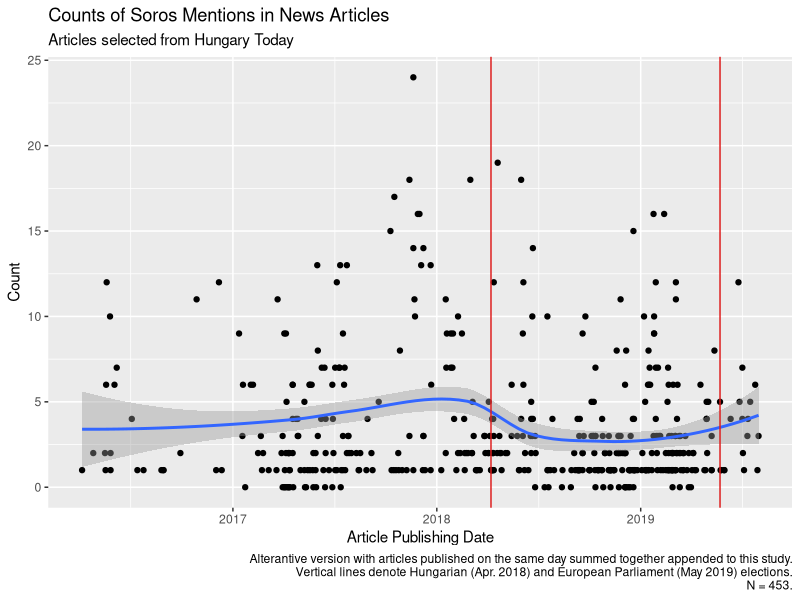
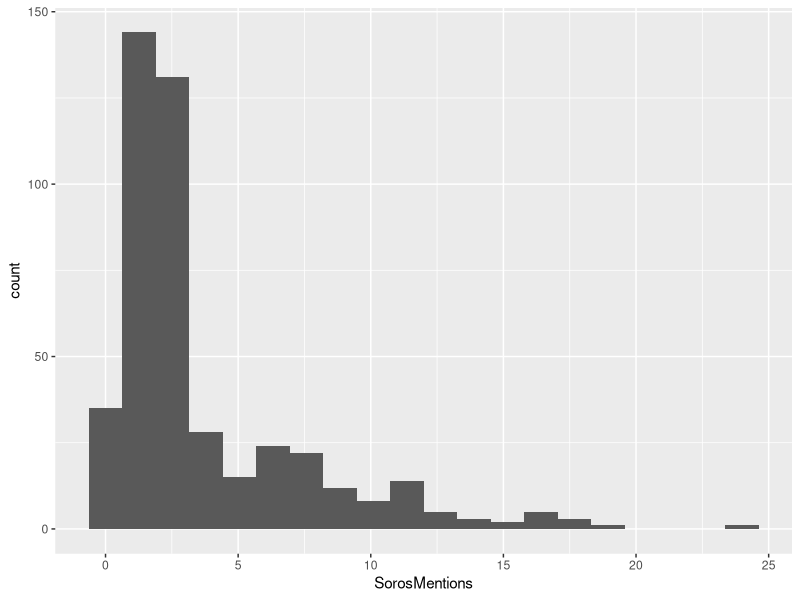
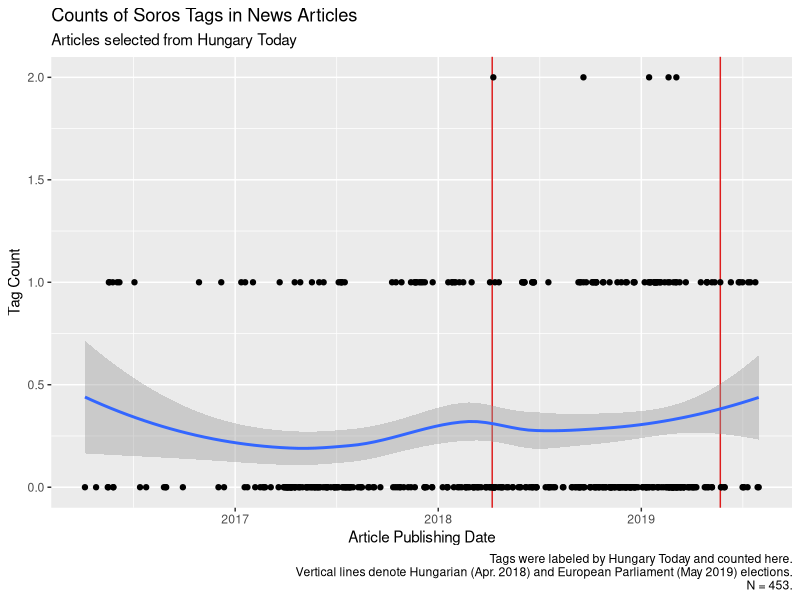
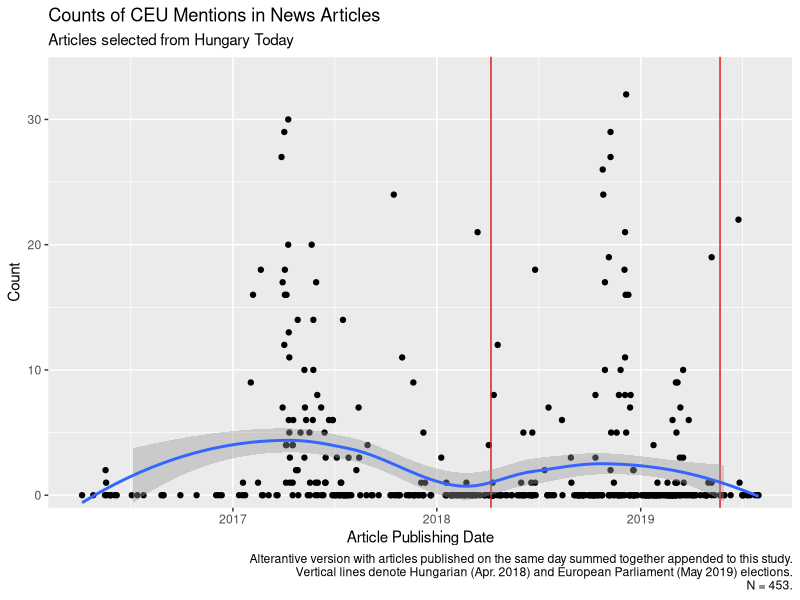
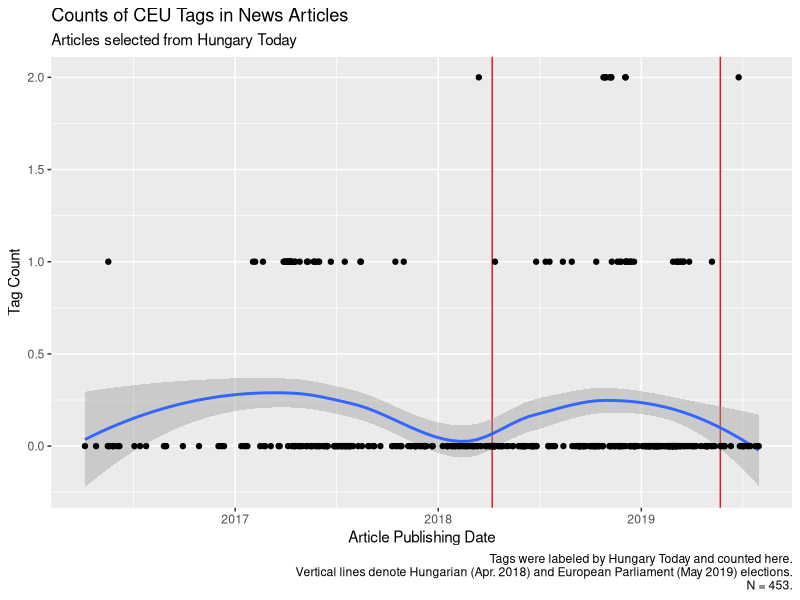
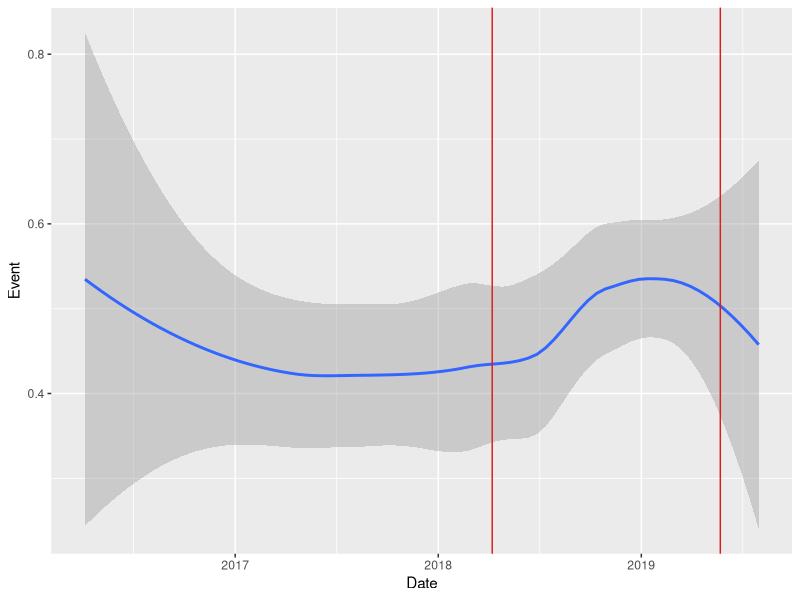
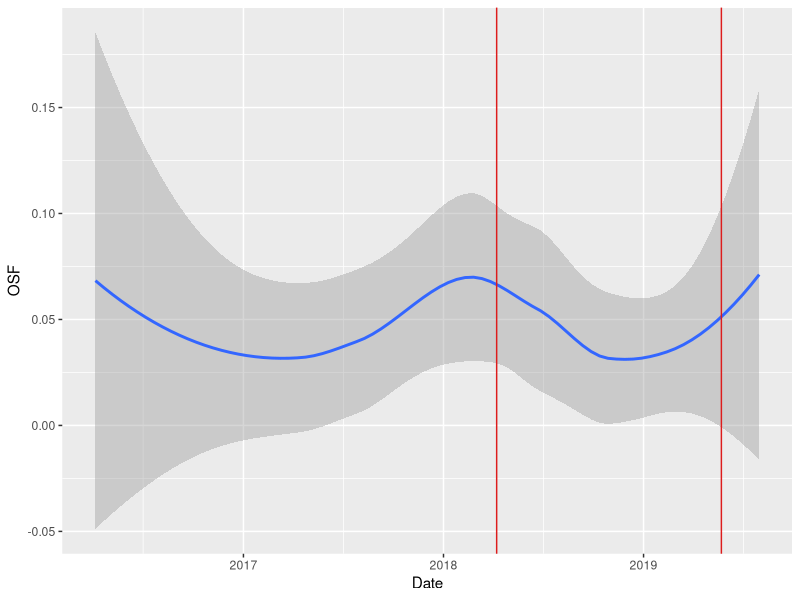
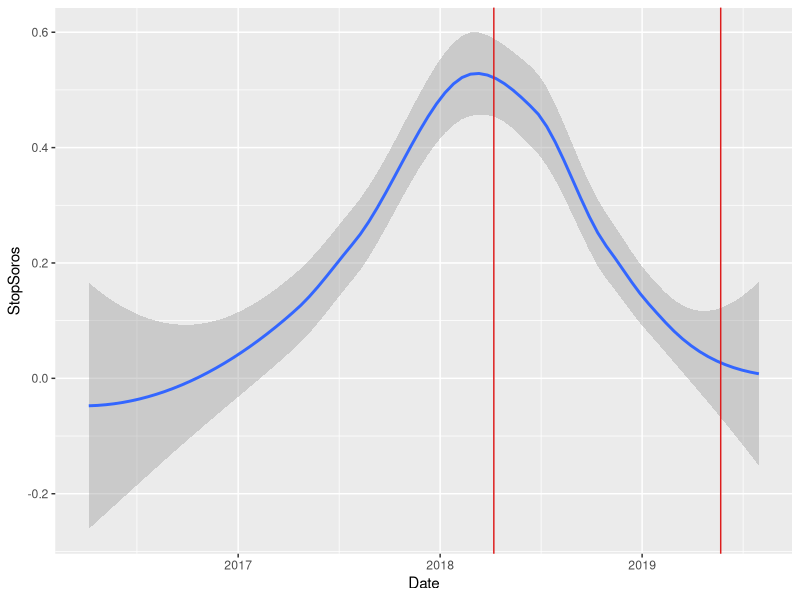

Here is the R script that generated these plots, in order: (Note: this script raises an error after producing the figures.)
## ---- chunk 1
knitr::opts_chunk$set(echo = FALSE)

library(lubridate)
library(readxl)
library(scales)
library(tidyverse)
## ---- chunk 2
google <- read_xlsx("google.xlsx")
## ---- chunk 3
graph1 <- google %>% ggplot(aes(x = Month)) +
  geom_line(aes(y = sorosWW, color = "'Soros' Worldwide")) +
  geom_line(aes(y = sorosCyrWW, color = "Soros (Cyr.) Worldwide")) +
  geom_line(aes(y = sorosHU, color = "'Soros' Hungary")) +
  geom_line(aes(y = sorosUS, color = "'Soros' US")) +
  labs(title = "Google Trends for 'Soros' Search Terms Over Time",
       caption = "Scale of 1-100 on Y axis determined by Google; numbers relative to each other over time.",
       y = "Relative Search Frequency",
       x = "Time",
       color = "Search Term")
## ---- chunk 4
pdf("graph1.pdf", width = 10, height = 4)
graph1
dev.off()
## ---- chunk 5
stats <- read_xlsx("stats.xlsx") %>%
  mutate(gdpPerCap = GDP/Population)
## ---- chunk 6
graph2 <- stats %>% ggplot(aes(x = Year, y = GDP)) +
  geom_line() +
  labs(title = "GDP Over Time",
       subtitle = "2008 marks beginning of uncertain economy for Hungary",
       y = "GDP in USD") +
  scale_x_continuous(breaks = c(1991, 1992, 1993, 1994, 1995, 1996, 1997, 1998, 1999, 2000, 2001, 2002, 2003, 2004, 2005, 2006, 2007, 2008, 2009, 2010, 2011, 2012, 2013, 2014, 2015, 2016, 2017, 2018)) +
  theme(axis.text.x = element_text(angle = 45, hjust = 1))
## ---- chunk 7
pdf("graph2.pdf", width = 7, height = 5)
graph2
dev.off()
## ---- chunk 8
graph3 <- stats %>% ggplot(aes(x = Year, y = Population)) +
  geom_line() +
  scale_y_continuous(labels = comma) +
  scale_x_continuous(breaks = c(1991, 1992, 1993, 1994, 1995, 1996, 1997, 1998, 1999, 2000, 2001, 2002, 2003, 2004, 2005, 2006, 2007, 2008, 2009, 2010, 2011, 2012, 2013, 2014, 2015, 2016, 2017, 2018)) +
  theme(axis.text.x = element_text(angle = 45, hjust = 1)) +
  labs(title = "Population Over Time",
        subtitle = "Declining population a demographic crisis; likely a moderate contributor to social panic")
## ---- chunk 9
pdf("graph3.pdf", width = 7, height = 5)
graph3
dev.off()
## ---- chunk 10
graph4 <- stats %>% ggplot(aes(x = Year, y = Population)) +
  geom_line() +
  scale_y_continuous(labels = comma) +
  scale_x_continuous(breaks = c(1991, 1992, 1993, 1994, 1995, 1996, 1997, 1998, 1999, 2000, 2001, 2002, 2003, 2004, 2005, 2006, 2007, 2008, 2009, 2010, 2011, 2012, 2013, 2014, 2015, 2016, 2017, 2018)) +
  theme(axis.text.x = element_text(angle = 45, hjust = 1)) +
  labs(title = "Population Over Time",
        subtitle = "Declining population a demographic crisis; likely a moderate contributor to social panic", caption = "Y axis origin forced to 0.") +
  expand_limits(y = 0)
## ---- chunk 11
pdf("graph4.pdf", width = 7, height = 5)
graph4
dev.off()
## ---- chunk 12
graph5 <- stats %>% ggplot(aes(x = Year, y = gdpPerCap)) +
  geom_line() +
  labs(title = "GDP Per Capita Over Time",
       subtitle = "Decline in population does not strongly affect GDP trend.",
       y = "GDP Per Capita in USD") +
  scale_y_continuous(labels = comma) +
  scale_x_continuous(breaks = c(1991, 1992, 1993, 1994, 1995, 1996, 1997, 1998, 1999, 2000, 2001, 2002, 2003, 2004, 2005, 2006, 2007, 2008, 2009, 2010, 2011, 2012, 2013, 2014, 2015, 2016, 2017, 2018)) +
  theme(axis.text.x = element_text(angle = 45, hjust = 1))
## ---- chunk 13
pdf("graph5.pdf", width = 7, height = 5)
graph5
dev.off()
## ---- chunk 14
google2 <- read_xlsx("google2.xlsx")
## ---- chunk 15
# graph6 <- google2 %>% ggplot(aes(x = Month)) +
#   geom_line(aes(y = OSFww, color = "'Open Society Foundations' Worldwide")) +
#   geom_line(aes(y = OSFus, color = "'Open Society Foundations' US")) +
#   geom_line(aes(y = OSFruWW, color = "Open Society Foundations (Russian) Russia")) +
#   geom_line(aes(y = OSUhuENG, color = "'Open Society Foundations' Hungary")) +
#   labs(title = "Google Trends for 'Soros' Search Terms Over Time",
#        caption = "Scale of 1-100 on Y axis determined by Google; numbers relative to each other over time. All search terms in English unless denoted otherwise.",
#        y = "Relative Search Frequency",
#        x = "Time",
#        color = "Search Term")

# This is commented out because I'm not using this graph; it's really messy. But in case you want it, here it is.
## ---- chunk 16
graph7 <- google2 %>% ggplot(aes(x = Month)) +
  geom_line(aes(y = OSFww)) +
  labs(title = "Google Trends for 'Open Society Foundations' Search Term: Worldwide",
       caption = "Scale of 1-100 on Y axis determined by Google; numbers relative to each other over time.
       Search term was 'Open Society Foundations' in English and worldwide.",
       y = "Relative Search Frequency",
       x = "Time")
## ---- chunk 17
pdf("graph7.pdf", width = 10, height = 4)
graph7
dev.off()
## ---- chunk 18
graph8 <- google2 %>% ggplot(aes(x = Month)) +
  geom_line(aes(y = OSFus)) +
  labs(title = "Google Trends for 'Open Society Foundations' Search Term: US",
       caption = "Scale of 1-100 on Y axis determined by Google; numbers relative to each other over time.
       Search term was 'Open Society Foundations' in English and in the US.",
       y = "Relative Search Frequency",
       x = "Time")
## ---- chunk 19
pdf("graph8.pdf", width = 10, height = 4)
graph8
dev.off()
## ---- chunk 20
# I'm pretty sure graphs 9 and 10 are the same, but I didn't delete on because I'm not entirely sure.

graph9 <- google2 %>% ggplot(aes(x = Month)) +
  geom_line(aes(y = OSFruWW)) +
  labs(title = "Google Trends for Open Society Foundations (Russian) Search Term: Worldwide",
       caption = "Scale of 1-100 on Y axis determined by Google; numbers relative to each other over time.
       Search term was 'Open Society Foundations' in Russian and worldwide.",
       y = "Relative Search Frequency",
       x = "Time")
## ---- chunk 21
pdf("graph9.pdf", width = 10, height = 4)
graph9
dev.off()
## ---- chunk 22
graph10 <- google2 %>% ggplot(aes(x = Month)) +
  geom_line(aes(y = OSFruWW)) +
  labs(title = "Google Trends for Open Society Foundations (Russian) Search Term: Worldwide",
       caption = "Scale of 1-100 on Y axis determined by Google; numbers relative to each other over time.
       Search term was 'Open Society Foundations' in Russian and worldwide.",
       y = "Relative Search Frequency",
       x = "Time")
## ---- chunk 23
pdf("graph10.pdf", width = 10, height = 4)
graph10
dev.off()
## ---- chunk 24
graph11 <- google2 %>% ggplot(aes(x = Month)) +
  geom_line(aes(y = OSUhuENG)) +
  labs(title = "Google Trends for 'Open Society Foundations' Search Term: Hungary",
       caption = "Scale of 1-100 on Y axis determined by Google; numbers relative to each other over time.
       Search term was 'Open Society Foundations' in English and in Hungary.",
       y = "Relative Search Frequency",
       x = "Time")
## ---- chunk 25
pdf("graph11.pdf", width = 10, height = 4)
graph11
dev.off()
## ---- chunk 26
google3 <- read_xlsx("google3.xlsx")
## ---- chunk 27
graph12 <- google3 %>% ggplot(aes(x = Month)) +
  geom_line(aes(y = CEUruWW)) +
  labs(title = "Google Trends for Central European University (Russian) Search Term: Worldwide",
       caption = "Scale of 1-100 on Y axis determined by Google; numbers relative to each other over time.
       Search term was Central European University in Russian and worldwide.",
       y = "Relative Search Frequency",
       x = "Time")
## ---- chunk 28
pdf("graph12.pdf", width = 10, height = 4)
graph12
dev.off()
## ---- chunk 29
graph13 <- google3 %>% ggplot(aes(x = Month)) +
  geom_line(aes(y = CEUruNDww)) +
  labs(title = "Google Trends for Central European University (Russian, No Dash) Search Term: Worldwide",
       caption = "Scale of 1-100 on Y axis determined by Google; numbers relative to each other over time.
       Search term was 'Central European University' in Russian and worldwide.
       The original Russian term contains a dash that was omitted for this version.",
       y = "Relative Search Frequency",
       x = "Time")
## ---- chunk 30
pdf("graph13.pdf", width = 10, height = 4)
graph13
dev.off()
## ---- chunk 31
graph14 <- google3 %>% ggplot(aes(x = Month)) +
  geom_line(aes(y = CEUhu)) +
  labs(title = "Google Trends for Central European University (Hungarian) Search Term: Hungary",
       caption = "Scale of 1-100 on Y axis determined by Google; numbers relative to each other over time.
       Search term was Central European University in Hungarian and in Hungary.",
       y = "Relative Search Frequency",
       x = "Time")
## ---- chunk 32
pdf("graph14.pdf", width = 10, height = 4)
graph14
dev.off()
## ---- chunk 33
graph15 <- google3 %>% ggplot(aes(x = Month)) +
  geom_line(aes(y = CEUhuNA)) +
  labs(title = "Google Trends for Central European University (Hungarian, No Diacritics) Search Term: Hungary",
       caption = "Scale of 1-100 on Y axis determined by Google; numbers relative to each other over time.
       Search term was Central European University in Hungarian and in Hungary.
       The original Hungarian term contains diacritics that were omitted for this version.",
       y = "Relative Search Frequency",
       x = "Time")
## ---- chunk 34
pdf("graph15.pdf", width = 10, height = 4)
graph15
dev.off()
## ---- chunk 35
graph16 <- google3 %>% ggplot(aes(x = Month)) +
  geom_line(aes(y = CEUhuENG)) +
  labs(title = "Google Trends for 'Central European University' Search Term: Hungary",
       caption = "Scale of 1-100 on Y axis determined by Google; numbers relative to each other over time.
       Search term was Central European University in English and in Hungary.",
       y = "Relative Search Frequency",
       x = "Time")
## ---- chunk 36
pdf("graph16.pdf", width = 10, height = 4)
graph16
dev.off()
## ---- chunk 37
graph17 <- google3 %>% ggplot(aes(x = Month)) +
  geom_line(aes(y = CEUus)) +
  labs(title = "Google Trends for 'Central European University' Search Term: US",
       caption = "Scale of 1-100 on Y axis determined by Google; numbers relative to each other over time.
       Search term was Central European University in English and in the US.",
       y = "Relative Search Frequency",
       x = "Time")
## ---- chunk 38
pdf("graph17.pdf", width = 10, height = 4)
graph17
dev.off()
## ---- chunk 39
graph18 <- google3 %>% ggplot(aes(x = Month)) +
  geom_line(aes(y = CEUww)) +
  labs(title = "Google Trends for 'Central European University' Search Term: Worldwide",
       caption = "Scale of 1-100 on Y axis determined by Google; numbers relative to each other over time.
       Search term was Central European University in English and Worldwide.",
       y = "Relative Search Frequency",
       x = "Time")
## ---- chunk 40
pdf("graph18.pdf", width = 10, height = 4)
graph18
dev.off()
## ---- chunk 41
# The following four graphs are Graph 1 parsed out to be four individual graphs. They also reflect updated data that contains May 2020 (and relative adjustments thereto.)
## ---- chunk 42
graph19 <- google %>% ggplot(aes(x = Month)) +
  geom_line(aes(y = sorosWW)) +
  labs(title = "Google Trends for 'Soros' Search Term: Worldwide",
       caption = "Scale of 1-100 on Y axis determined by Google; numbers relative to each other over time.
       Search term was Soros in Latin letters and worldwide.",
       y = "Relative Search Frequency",
       x = "Time")
## ---- chunk 43
pdf("graph19.pdf", width = 10, height = 4)
graph19
dev.off()
## ---- chunk 44
graph20 <- google %>% ggplot(aes(x = Month)) +
    geom_line(aes(y = sorosCyrWW)) +
  labs(title = "Google Trends for Soros (Cyr.) Search Term: Worldwide",
       caption = "Scale of 1-100 on Y axis determined by Google; numbers relative to each other over time.
       Search term was Soros in Cyrillic letters and worldwide.",
       y = "Relative Search Frequency",
       x = "Time")
## ---- chunk 45
pdf("graph20.pdf", width = 10, height = 4)
graph20
dev.off()
## ---- chunk 46
graph21 <- google %>% ggplot(aes(x = Month)) +
    geom_line(aes(y = sorosHU)) +
  labs(title = "Google Trends for 'Soros' Search Term: Hungary",
       caption = "Scale of 1-100 on Y axis determined by Google; numbers relative to each other over time.
       Search term was Soros in Latin letters and in Hungary.",
       y = "Relative Search Frequency",
       x = "Time")
## ---- chunk 47
pdf("graph21.pdf", width = 10, height = 4)
graph21
dev.off()
## ---- chunk 48
graph22 <- google %>% ggplot(aes(x = Month)) +
      geom_line(aes(y = sorosUS)) +
  labs(title = "Google Trends for 'Soros' Search Term: US",
       caption = "Scale of 1-100 on Y axis determined by Google; numbers relative to each other over time.
       Search term was Soros in Latin letters and in the US.",
       y = "Relative Search Frequency",
       x = "Time")
## ---- chunk 49
pdf("graph22.pdf", width = 10, height = 4)
graph22
dev.off()
## ---- chunk 50
# Loading in data from Hungary Today. This is the R friendly version, so it should have no quotation marks or diacritics in the character cells.

htdirty <- read_xlsx("HTRfri.xlsx")

# The tics were coming from spaces in the column names. I also unfroze the top row and unbolded the font. I deleted the URL column as well. It still exists in the Google Sheets version of this dataset online.
## ---- chunk 51
ht <- htdirty %>%
  mutate(Date = as_date(Date))

# for whatever reason, after messing around with the data some, it decided to randomly cast the Date columns as posixct. I converted it to Dates class here.

graph23 <- ht %>%
  ggplot(aes(x = Date, y = SorosMentions)) +
  geom_point() +
  geom_smooth(method = "loess") +
  geom_vline(colour="#DD1C1C", xintercept=as.numeric(ht$Date[c(189, 436)])) +
  labs(title = "Counts of Soros Mentions in News Articles", subtitle = "Articles selected from Hungary Today", caption = "Alterantive version with articles published on the same day summed together appended to this study.
  Vertical lines denote Hungarian (Apr. 2018) and European Parliament (May 2019) elections.
       N = 453.", y = "Count", x = "Article Publishing Date")

graph23
## ---- chunk 52
pdf("graph23.pdf", height = 4, width = 6)
graph23
dev.off()
## ---- chunk 53
# the following mini datasets I broked up because I was having issues with my larger data file. I fixed those issues however and these are now unnecessary.

# htmini <- ht %>%
#   mutate(Year = year(Date)) %>%
#   filter(Year == 2016)
# 
# graph24 <- htmini %>%
#   ggplot(aes(x = Date)) +
#   geom_point(aes(y = SorosMentions))
# 
# graph24
## ---- chunk 54
# htmini2 <- ht %>%
#   mutate(Year = year(Date)) %>%
#   filter(Year == 2017)
# 
# graph25 <- htmini2 %>%
#   ggplot(aes(x = Date)) +
#   geom_point(aes(y = SorosMentions))
# 
# graph25
## ---- chunk 55
# htmini3 <- ht %>%
#   mutate(Year = year(Date)) %>%
#   filter(Year == 2018)
# 
# graph26 <- htmini3 %>%
#   ggplot(aes(x = Date)) +
#   geom_point(aes(y = SorosMentions))
# 
# graph26
## ---- chunk 56
# htmini4 <- ht %>%
#   mutate(Year = year(Date)) %>%
#   filter(Year == 2019)
# 
# graph27 <- htmini4 %>%
#   ggplot(aes(x = Date)) +
#   geom_point(aes(y = SorosMentions))
# 
# graph27
## ---- chunk 57
# Dist of SorosMentions

graph28 <- ht %>%
  ggplot(aes(x = SorosMentions)) +
  geom_histogram(bins = 20)

graph28
## ---- chunk 58
graph29 <- ht %>%
  ggplot(aes(x = Date, y = SorosTag)) +
  geom_vline(colour="#DD1C1C", xintercept=ht$Date[c(189, 436)]) +
  # Please note the numbers above correspond to dates that special events occured, but not necessarily the actual news story I use to cite them in or the HT news story that discusses that event.
  geom_smooth(method = "loess") +
  geom_point() +
  labs(title = "Counts of Soros Tags in News Articles", subtitle = "Articles selected from Hungary Today", caption = "Tags were labeled by Hungary Today and counted here.
  Vertical lines denote Hungarian (Apr. 2018) and European Parliament (May 2019) elections.
       N = 453.", y = "Tag Count", x = "Article Publishing Date")

graph29
## ---- chunk 59
pdf("graph29.pdf", height = 4, width = 6)
graph29
dev.off()
## ---- chunk 60
graph30 <- ht %>%
  ggplot(aes(x = Date, y = CEUMention)) +
  geom_point() +
  geom_vline(colour="#DD1C1C", xintercept=as.numeric(ht$Date[c(189, 436)])) +
  geom_smooth(method = "loess") +
  scale_y_continuous(expand = c(0, 0), limits = c(-1, 35)) +
  labs(title = "Counts of CEU Mentions in News Articles", subtitle = "Articles selected from Hungary Today", caption = "Alterantive version with articles published on the same day summed together appended to this study.
  Vertical lines denote Hungarian (Apr. 2018) and European Parliament (May 2019) elections.
       N = 453.", y = "Count", x = "Article Publishing Date")

graph30
## ---- chunk 61
pdf("graph30.pdf", height = 4, width = 6)
graph30
dev.off()
## ---- chunk 62
graph31 <- ht %>%
  ggplot(aes(x = Date, y = CEUTag)) +
  geom_vline(colour="#DD1C1C", xintercept=ht$Date[c(189, 436)]) +
  geom_smooth(method = "loess") +
  labs(title = "Counts of CEU Tags in News Articles", subtitle = "Articles selected from Hungary Today", caption = "Tags were labeled by Hungary Today and counted here.
  Vertical lines denote Hungarian (Apr. 2018) and European Parliament (May 2019) elections.
       N = 453.", y = "Tag Count", x = "Article Publishing Date") +
  geom_point()

graph31
## ---- chunk 63
pdf("graph31.pdf", height = 4, width = 6)
graph31
dev.off()
## ---- chunk 64
graph32 <- ht %>%
  ggplot(aes(x = Date, y = Event)) +
  geom_smooth(method = "loess") +
  geom_vline(colour="#DD1C1C", xintercept=ht$Date[c(189, 436)])

graph32
## ---- chunk 65
graph33 <- ht %>%
  ggplot(aes(x = Date, y = OSF)) +
  geom_smooth(method = "loess") +
  geom_vline(colour="#DD1C1C", xintercept=ht$Date[c(189, 436)])

graph33
## ---- chunk 66
graph34 <- ht %>%
  ggplot(aes(x = Date, y = StopSoros)) +
  geom_smooth(method = "loess") +
  geom_vline(colour="#DD1C1C", xintercept=ht$Date[c(189, 436)])

graph34
## ---- chunk 67
graph35 <- ht %>%
  ggplot(aes(x = Date, y = Elections)) +
  geom_smooth(method = "loess") +
  geom_vline(colour="#DD1C1C", xintercept=ht$Date[c(189, 436)])

graph35
## ---- chunk 68
graph36 <- ht3 %>%
  ggplot(aes(x = Date, y = Event)) +
  geom_smooth(method = "loess") +
  geom_vline(colour="#DD1C1C", xintercept=ht$Date[c(189, 436)]) +
  geom_vline(colour="#1D8234", xintercept=ht$Date[c(38, 49, 91, 94, 125, 150, 162, 233, 286, 372, 390, 400, 420)]) +
  labs(title = "Events Identified in News Articles", subtitle = "Articles selected from Hungary Today", caption = "Red vertical lines denote Hungarian (Apr. 2018) and European Parliament (May 2019) elections.
  Green vertical lines correspond with major anti-Soros events established in Table 1.
       N = 453.", y = "Tag Count", x = "Article Publishing Date") +
  geom_point() +
  scale_y_continuous(expand = c(0, 0), limits = c(-0.1, 2))

# Please note the long string of numbers above correspond to dates that special events occured, but not necessarily the actual news story I use to cite them in or the HT news story that discusses that event.

graph36

# 134, 144, 186, 188, 209, 224, 230, 261, 302, 379, 396, 403, 424
## ---- chunk 69
pdf("graph36.pdf", height = 4, width = 6)
graph36
dev.off()
## ---- chunk 70
graph36b <- ht3 %>%
  ggplot(aes(x = Date, y = Event)) +
  geom_smooth(method = "loess") +
  geom_vline(colour="#DD1C1C", xintercept=ht$Date[c(189, 436)]) +
  labs(title = "Events Identified in News Articles", subtitle = "Articles selected from Hungary Today", caption = "Red vertical lines denote Hungarian (Apr. 2018) and European Parliament (May 2019) elections.
       N = 453.", y = "Tag Count", x = "Article Publishing Date") +
  geom_point() +
  scale_y_continuous(expand = c(0, 0), limits = c(-0.1, 2))

graph36b

# summary(ht3)
# to see the mean of events because this visual is hard to interpret.
## ---- chunk 71
pdf("graph36b.pdf", height = 4, width = 6)
graph36b
dev.off()
## ---- chunk 72
graph37 <- ht %>%
  ggplot(aes(x = Date, y = SorosMentions)) +
  geom_point() +
  geom_smooth(method = "loess") +
  geom_vline(colour="#DD1C1C", xintercept=as.numeric(ht$Date[c(189, 436)])) +
  geom_vline(colour="#1D8234", xintercept=ht$Date[c(40, 50, 92, 126, 151, 163, 208, 234, 289, 374, 391, 401, 422)]) +
  geom_point()

graph37
## ---- chunk 73
# summing SorosMentions values by date

graph38 <- ht %>% 
  group_by(Date) %>% 
  summarise(Mentions = sum(SorosMentions)) %>%
  ggplot(aes(x = Date, y = Mentions)) +
  geom_point() +
  geom_smooth(method = "loess") +
  # I originally recalculated the line placement numbers to fit the grouped data, but I actually needed my original numbers weirdly enough.
  geom_vline(colour="#DD1C1C", xintercept=as.numeric(ht$Date[c(189, 436)]))

graph38
## ---- chunk 74
# Reading in updated data from separate Excel file

htdirty2 <- read_xlsx("HTRfri2.xlsx")

ht2 <- htdirty2 %>%
  mutate(Date = as_date(Date))
## ---- chunk 75
graph39 <- ht2 %>%
  ggplot(aes(x = Date, y = Terrorism)) +
  geom_point() +
  scale_y_continuous(expand = c(0, 0), limits = c(-0.1, 2)) +
  labs(title = "News Articles Mentioning Terrorism", subtitle = "Articles selected from Hungary Today", caption = "Point position at 1 denotes the article mentioned terrorism. Position at 0 denotes absence of the term.
  Vertical lines denote Hungarian (Apr. 2018) and European Parliament (May 2019) elections.
       N = 453.", y = "Binary Presence/Absence of Term", x = "Article Publishing Date") +
  geom_vline(colour="#DD1C1C", xintercept=as.numeric(ht$Date[c(189, 436)]))
  

graph39
## ---- chunk 76
pdf("graph39.pdf", width = 6, height = 4)
graph39
dev.off()
## ---- chunk 77
graph40 <- ht2 %>%
  ggplot(aes(x = Date, y = Immigration)) +
  geom_point() +
  scale_y_continuous(expand = c(0, 0), limits = c(-0.1, 2)) +
  labs(title = "News Articles Mentioning Immigration", subtitle = "Articles selected from Hungary Today", caption = "Point position at 1 denotes the article mentioned immigration. Position at 0 denotes absence of the term.
  Vertical lines denote Hungarian (Apr. 2018) and European Parliament (May 2019) elections.
  Curve fit to show trend in data.
       N = 453.", y = "Binary Presence/Absence of Term", x = "Article Publishing Date") +
  geom_smooth(method = "loess") +
  geom_vline(colour="#DD1C1C", xintercept=as.numeric(ht$Date[c(189, 436)]))
  

graph40
## ---- chunk 78
pdf("graph40.pdf", width = 6, height = 4)
graph40
dev.off()
## ---- chunk 79
graph41 <- ht2 %>%
  ggplot(aes(x = Date, y = Islamophobia)) +
  geom_point() +
  scale_y_continuous(expand = c(0, 0), limits = c(-0.1, 2)) +
  labs(title = "News Articles Mentioning Islamophobia", subtitle = "Articles selected from Hungary Today", caption = "Point position at 1 denotes the article mentioned Islamophobic statements.
  Position at 0 denotes absence of the term.
  Vertical lines denote Hungarian (Apr. 2018) and European Parliament (May 2019) elections.
       N = 453.", y = "Binary Presence/Absence of Term", x = "Article Publishing Date") +
  geom_vline(colour="#DD1C1C", xintercept=as.numeric(ht$Date[c(189, 436)]))
  

graph41
## ---- chunk 80
pdf("graph41.pdf", width = 6, height = 4)
graph41
dev.off()
## ---- chunk 81
graph42 <- ht2 %>%
  ggplot(aes(x = Date, y = Christianity)) +
  geom_point() +
  scale_y_continuous(expand = c(0, 0), limits = c(-0.1, 2)) +
  labs(title = "News Articles Mentioning Christianity", subtitle = "Articles selected from Hungary Today", caption = "Point position at 1 denotes the article mentioned Christianity. Position at 0 denotes absence of the term.
  Vertical lines denote Hungarian (Apr. 2018) and European Parliament (May 2019) elections.
       N = 453.", y = "Binary Presence/Absence of Term", x = "Article Publishing Date") +
  geom_vline(colour="#DD1C1C", xintercept=as.numeric(ht$Date[c(189, 436)]))
  

graph42
## ---- chunk 82
pdf("graph42.pdf", width = 6, height = 4)
graph42
dev.off()
## ---- chunk 83
# Reading in updated data that contains variables for mentions of the EU, the "Soros network," and both (EUSN).

htdirty3 <- read_xlsx("HTRfri3.xlsx")

ht3 <- htdirty3 %>%
  mutate(Date = as_date(Date))
## ---- chunk 84
graph43 <- ht3 %>%
  ggplot(aes(x = Date, y = EUSN)) +
  geom_point() +
  scale_y_continuous(expand = c(0, 0), limits = c(-0.1, 2)) +
  labs(title = "News Articles Mentioning Both the EU and the Soros Network", subtitle = "Articles selected from Hungary Today", caption = "Point position at 1 denotes the article mentioned both terms.
  Position at 0 denotes absence of one or both of the terms.
  Vertical lines denote Hungarian (Apr. 2018) and European Parliament (May 2019) elections.
       N = 453.", y = "Binary Presence/Absence of Terms", x = "Article Publishing Date") +
  geom_smooth(method = "loess") +
  geom_vline(colour="#DD1C1C", xintercept=as.numeric(ht$Date[c(189, 436)]))

graph43
## ---- chunk 85
pdf("graph43.pdf", width = 6, height = 4)
graph43
dev.off()
## ---- chunk 86
graph44 <- ht3 %>%
  ggplot(aes(x = Date, y = SorosNetwork)) +
  geom_point() +
  scale_y_continuous(expand = c(0, 0), limits = c(-0.1, 2)) +
  labs(title = "News Articles Mentioning the Soros Network", subtitle = "Articles selected from Hungary Today", caption = "Point position at 1 denotes the article mentioned the so-called Soros network.
  Position at 0 denotes absence of the term.
  Vertical lines denote Hungarian (Apr. 2018) and European Parliament (May 2019) elections.
       N = 453.", y = "Binary Presence/Absence of Term", x = "Article Publishing Date") +
  geom_smooth(method = "loess") +
  geom_vline(colour="#DD1C1C", xintercept=as.numeric(ht$Date[c(189, 436)]))

graph44
## ---- chunk 87
pdf("graph44.pdf", width = 6, height = 4)
graph44
dev.off()
## ---- chunk 88
# Combining Soros and CEU mentions

# graph45 <- ht3 %>%
#   mutate(SorosCEU = SorosMentions + CEUMention) %>%
#   ggplot(aes(x = Date, y = SorosCEU)) +
#   geom_point() +
#   geom_smooth(method = "loess")
# 
# graph45

# this graph doesn't really show anything interesting, but here it is for posterity's sake
